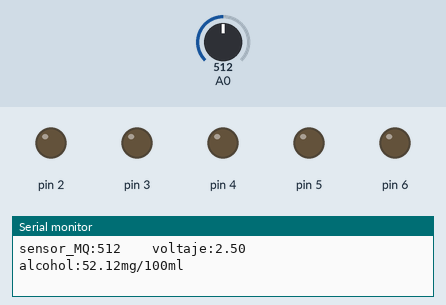
Recording of a sketch running on a simulated Arduino Uno, built with avr-gcc and run on an emulated ATmega328P. Shown: output pins drawn as LEDs (lit = HIGH), the last lines printed to the serial monitor. Dashed ring = blinking. The test bench sets the inputs (shaded band); at power-on: A0 = 512.

Above: at 1.2 s.
1.3 s: A0 set to 605
4.3 s: A0 set to 638
At 4.51 s:
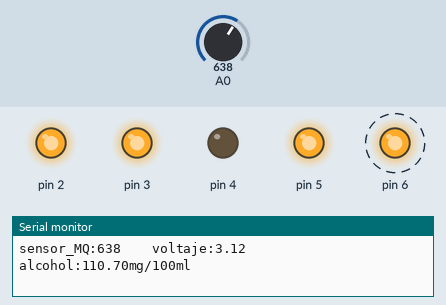
7.3 s: A0 set to 716
At 8.07 s:
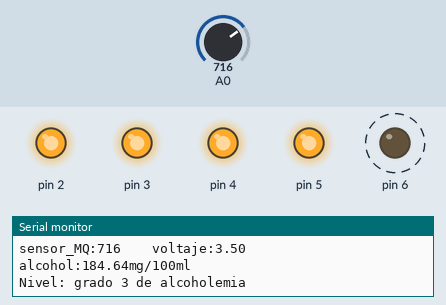
10.3 s: A0 set to 511
At 11.6 s:
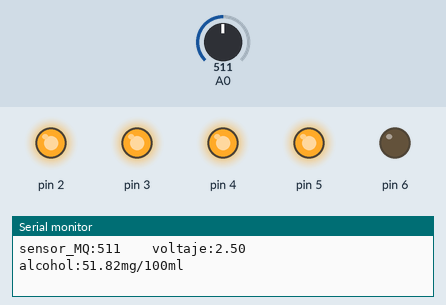
11.9 s: A0 set to 900
At 12.22 s:
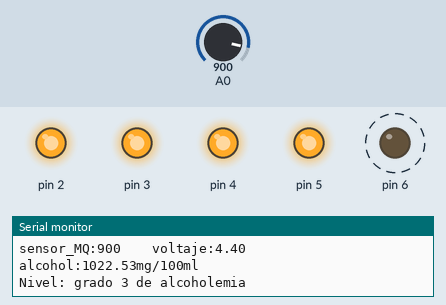
Timing chart, 0 to 15.9 s (numbered marks = the images above; inputs shaded):
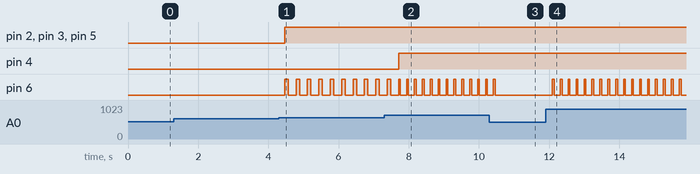

Measured:
- the behaviour switches between 621 and 622 on A0 (found by bisection; images 0 and 1)
- after the input at 4.3 s, pin 2, pin 3, pin 5: LOW → HIGH after 0.16 s; pin 6: alternates HIGH for 0.10 s and LOW for 0.23 s, starting after 0.16 s
- after the input at 7.3 s, pin 4: LOW → HIGH after 0.41 s; pin 6: alternates HIGH for 0.05 s and LOW for 0.18 s, starting after 0.46 s
- after the input at 10.3 s, pin 6: goes on until 10.5 s, then stays LOW
- after the input at 11.9 s, pin 6: alternates HIGH for 0.05 s and LOW for 0.18 s, starting after 0.19 s

The sketch:

Codigo_Arduino_main.ino
```cpp
int sensor_MQ=0;

void setup()
{
  Serial.begin(9600);
  pinMode(2,OUTPUT);
  pinMode(3,OUTPUT);
  pinMode(4,OUTPUT);
  pinMode(5,OUTPUT);
  pinMode(6,OUTPUT);

  pinMode(A0,INPUT);
}

void loop()
{
  sensor_MQ = analogRead(A0);
  float voltaje = sensor_MQ * (5.0 / 1023.0);
  float Rs=1000*((5-voltaje)/voltaje);  //Rs = resistensia del sensor
  double nivel_alcohol=(0.4091*pow(Rs/5463, -1.497))*10; //

  Serial.print("sensor_MQ:");
  Serial.print(sensor_MQ);
  Serial.print("    voltaje:");
  Serial.print(voltaje);
  Serial.print("    alcohol:");
  Serial.print(nivel_alcohol);
  Serial.println("mg/100ml");
  delay(100);

  if (nivel_alcohol  >= 20 && nivel_alcohol<= 39 ){
    digitalWrite(2,HIGH);
    digitalWrite(3,LOW);
    digitalWrite(4,LOW);
    digitalWrite(5,LOW);
    Serial.println("Nivel: grado 0 de alcoholemia ");
    grado_0(); }

  if (nivel_alcohol >= 40&& sensor_MQ <= 99){
    digitalWrite(2,HIGH);
    digitalWrite(3,HIGH);
    digitalWrite(4,LOW);
    digitalWrite(5,LOW);
    grado_1();

    Serial.println("Nivel: grado 1 de alcoholemia ");
    }
  if (nivel_alcohol >= 100  && nivel_alcohol <= 149 ){
    digitalWrite(2,HIGH);
    digitalWrite(3,HIGH);
    digitalWrite(5,HIGH);
    digitalWrite(4,LOW);
    grado_2();
    Serial.println("Nivel: grado 2 de alcoholemia ");
    }
  if (nivel_alcohol >= 150){
    digitalWrite(2,HIGH);
    digitalWrite(3,HIGH);
    digitalWrite(5,HIGH);
    digitalWrite(4,HIGH);
    grado_3();
    Serial.println("Nivel: grado 3 de alcoholemia ");

    }

  delay(10);

}

void grado_0(){
  digitalWrite(6,HIGH);
  delay(300);
  digitalWrite(6,LOW);
  delay(300);
}

void grado_1(){
  digitalWrite(6,HIGH);
  delay(200);
  digitalWrite(6,LOW);
  delay(200);

}

void grado_2(){
  digitalWrite(6,HIGH);
  delay(100);
  digitalWrite(6,LOW);
  delay(100);

}


void grado_3(){
  digitalWrite(6,HIGH);
  delay(50);
  digitalWrite(6,LOW);
  delay(50);
}
```
